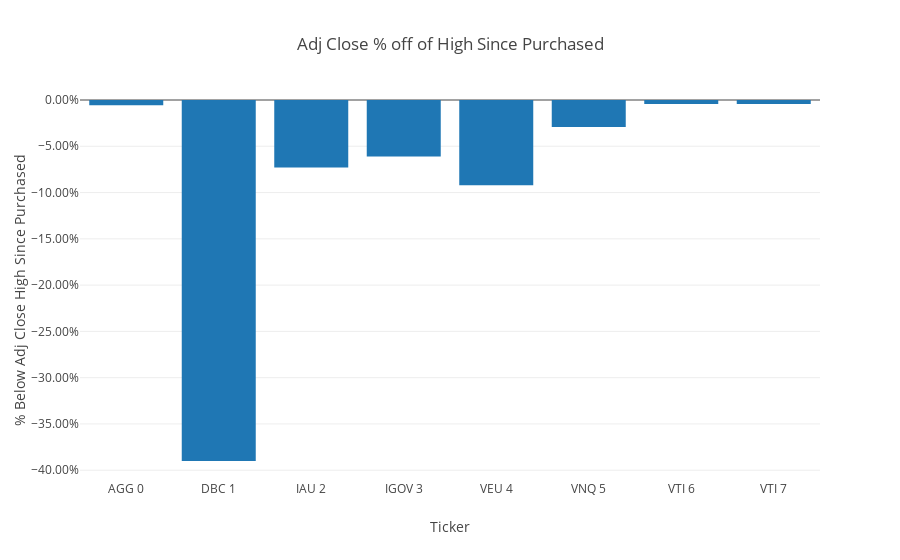

The notebook cell saved with this chart:
### Markdown cell above
## Closing High Visualizations

### Code cell
trace1 = go.Bar(
    x = merged_portfolio_sp_latest_YTD_sp_closing_high['Ticker #'][0:10],
    y = merged_portfolio_sp_latest_YTD_sp_closing_high['Pct off High'][0:10],
    name = 'Pct off High')

data = [trace1]

layout = go.Layout(title = 'Adj Close % off of High Since Purchased'
    , barmode = 'group'
    , yaxis=dict(title='% Below Adj Close High Since Purchased', tickformat=".2%")
    , xaxis=dict(title='Ticker')
    , legend=dict(x=.8,y=1)
    )

fig = go.Figure(data=data, layout=layout)
iplot(fig)

### Figure 1 — Plotly figure (JSON) as saved in the notebook; plotly's stock layout.template omitted (floating-point values rounded to 4 significant figures)
{"data": [{"name": "Pct off High", "type": "bar", "x": ["AGG 0", "DBC 1", "IAU 2", "IGOV 3", "VEU 4", "VNQ 5", "VTI 6", "VTI 7"], "y": [-0.005771, -0.39, -0.07284, -0.061, -0.09208, -0.02907, -0.004277, -0.004277]}], "layout": {"barmode": "group", "legend": {"x": 0.8, "y": 1}, "title": "Adj Close % off of High Since Purchased", "xaxis": {"title": "Ticker"}, "yaxis": {"tickformat": ".2%", "title": "% Below Adj Close High Since Purchased"}}}
